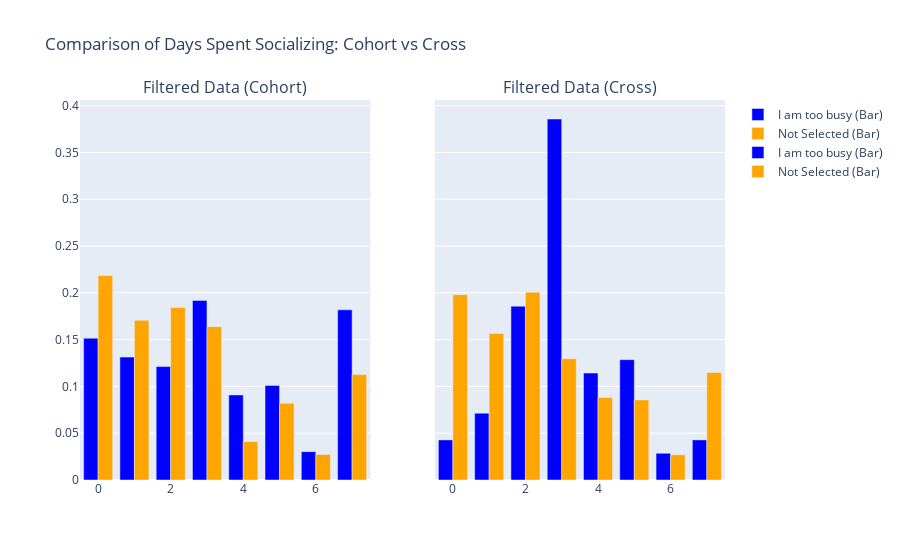

This figure's notebook cell:
### Code cell
import plotly.graph_objects as go
import pandas as pd
from plotly.subplots import make_subplots

# Helper function to generate the social days plot for any dataset
def generate_social_days_plot(filtered_data, title):
    # Step 1: Clean data by dropping rows with NA in the relevant variable
    filtered_data_no_na = filtered_data.dropna(subset=["CONNECTION_social_days_friends_p7d"])

    # Step 2: Group by "Too Busy" status and number of days spent socializing, calculate counts
    grouped_data = (
        filtered_data_no_na.groupby(["CONNECTION_social_barriers_too_busy", "CONNECTION_social_days_friends_p7d"])
        .size()
        .reset_index(name="Count")
    )

    # Step 3: Calculate proportions within each "Too Busy" group
    group_totals = grouped_data.groupby("CONNECTION_social_barriers_too_busy")["Count"].transform("sum")
    grouped_data["Proportion"] = grouped_data["Count"] / group_totals

    # Step 4: Create the plot
    fig = go.Figure()

    # Add bar plots for proportions (side-by-side)
    for status, color in zip(["I am too busy", "Not Selected"], ["blue", "orange"]):
        status_data = grouped_data[grouped_data["CONNECTION_social_barriers_too_busy"] == status]
        fig.add_trace(
            go.Bar(
                x=status_data["CONNECTION_social_days_friends_p7d"],
                y=status_data["Proportion"],
                name=f"{status} (Bar)",
                marker=dict(color=color),
            )
        )

    # Step 5: Update the layout
    fig.update_layout(
        title=title,
        xaxis_title="Days Spent Socializing",
        yaxis_title="Proportion",
        barmode="group",  # Keep bars side by side
        legend_title="Legend",
    )

    return fig

# Create a subplot with two columns
fig = make_subplots(
    rows=1, cols=2,
    subplot_titles=["Filtered Data (Cohort)", "Filtered Data (Cross)"],
    shared_yaxes=True  # Share y-axis to align the bars
)

# Generate and add traces for filtered_data_cohort (right subplot)
cohort_fig = generate_social_days_plot(filtered_data_cohort, "Days Spent Socializing: Cohort")
for trace in cohort_fig.data:
    fig.add_trace(trace, row=1, col=1)

# Generate and add traces for filtered_data_cross (left subplot)
cross_fig = generate_social_days_plot(filtered_data_cross, "Days Spent Socializing: Cross")
for trace in cross_fig.data:
    fig.add_trace(trace, row=1, col=2)

# Update layout for overall figure
fig.update_layout(
    title="Comparison of Days Spent Socializing: Cohort vs Cross",
    showlegend=True,
)

fig.show()

### Figure 1 — Plotly figure (JSON) as saved in the notebook; plotly's stock layout.template omitted (floating-point values rounded to 4 significant figures)
{"data": [{"marker": {"color": "blue"}, "name": "I am too busy (Bar)", "type": "bar", "x": [0, 1, 2, 3, 4, 5, 6, 7], "xaxis": "x", "y": [0.1515, 0.1313, 0.1212, 0.1919, 0.09091, 0.101, 0.0303, 0.1818], "yaxis": "y"}, {"marker": {"color": "orange"}, "name": "Not Selected (Bar)", "type": "bar", "x": [0, 1, 2, 3, 4, 5, 6, 7], "xaxis": "x", "y": [0.2184, 0.1706, 0.1843, 0.1638, 0.04096, 0.08191, 0.0273, 0.1126], "yaxis": "y"}, {"marker": {"color": "blue"}, "name": "I am too busy (Bar)", "type": "bar", "x": [0, 1, 2, 3, 4, 5, 6, 7], "xaxis": "x2", "y": [0.04286, 0.07143, 0.1857, 0.3857, 0.1143, 0.1286, 0.02857, 0.04286], "yaxis": "y2"}, {"marker": {"color": "orange"}, "name": "Not Selected (Bar)", "type": "bar", "x": [0, 1, 2, 3, 4, 5, 6, 7], "xaxis": "x2", "y": [0.198, 0.1565, 0.2005, 0.1296, 0.08802, 0.08557, 0.02689, 0.1149], "yaxis": "y2"}], "layout": {"annotations": [{"font": {"size": 16}, "showarrow": false, "text": "Filtered Data (Cohort)", "x": 0.225, "xanchor": "center", "xref": "paper", "y": 1, "yanchor": "bottom", "yref": "paper"}, {"font": {"size": 16}, "showarrow": false, "text": "Filtered Data (Cross)", "x": 0.775, "xanchor": "center", "xref": "paper", "y": 1, "yanchor": "bottom", "yref": "paper"}], "showlegend": true, "title": {"text": "Comparison of Days Spent Socializing: Cohort vs Cross"}, "xaxis": {"anchor": "y", "domain": [0, 0.45]}, "xaxis2": {"anchor": "y2", "domain": [0.55, 1]}, "yaxis": {"anchor": "x", "domain": [0, 1]}, "yaxis2": {"anchor": "x2", "domain": [0, 1], "matches": "y", "showticklabels": false}}}
